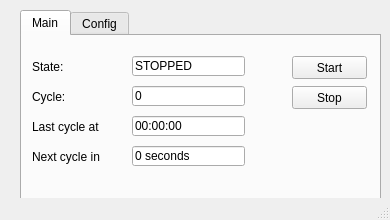
<?xml version="1.0" encoding="UTF-8"?>
<ui version="4.0">
 <class>MainWindow</class>
 <widget class="QMainWindow" name="MainWindow">
  <property name="geometry">
   <rect>
    <x>0</x>
    <y>0</y>
    <width>390</width>
    <height>220</height>
   </rect>
  </property>
  <property name="windowTitle">
   <string>Habbo Awake</string>
  </property>
  <property name="animated">
   <bool>true</bool>
  </property>
  <widget class="QWidget" name="centralwidget">
   <widget class="QTabWidget" name="tab_widget">
    <property name="geometry">
     <rect>
      <x>20</x>
      <y>10</y>
      <width>361</width>
      <height>191</height>
     </rect>
    </property>
    <property name="currentIndex">
     <number>0</number>
    </property>
    <property name="usesScrollButtons">
     <bool>true</bool>
    </property>
    <widget class="QWidget" name="main_tab">
     <attribute name="title">
      <string>Main</string>
     </attribute>
     <widget class="QLabel" name="state_label">
      <property name="geometry">
       <rect>
        <x>10</x>
        <y>20</y>
        <width>71</width>
        <height>21</height>
       </rect>
      </property>
      <property name="text">
       <string>State:</string>
      </property>
     </widget>
     <widget class="QLabel" name="cycle_label">
      <property name="geometry">
       <rect>
        <x>10</x>
        <y>50</y>
        <width>71</width>
        <height>21</height>
       </rect>
      </property>
      <property name="text">
       <string>Cycle: </string>
      </property>
     </widget>
     <widget class="QLabel" name="last_label">
      <property name="geometry">
       <rect>
        <x>10</x>
        <y>80</y>
        <width>71</width>
        <height>21</height>
       </rect>
      </property>
      <property name="text">
       <string>Last cycle at</string>
      </property>
     </widget>
     <widget class="QLabel" name="next_label">
      <property name="geometry">
       <rect>
        <x>10</x>
        <y>110</y>
        <width>71</width>
        <height>21</height>
       </rect>
      </property>
      <property name="text">
       <string>Next cycle in</string>
      </property>
     </widget>
     <widget class="QLineEdit" name="next_edit">
      <property name="enabled">
       <bool>true</bool>
      </property>
      <property name="geometry">
       <rect>
        <x>110</x>
        <y>110</y>
        <width>113</width>
        <height>20</height>
       </rect>
      </property>
      <property name="text">
       <string>0 seconds</string>
      </property>
      <property name="readOnly">
       <bool>true</bool>
      </property>
     </widget>
     <widget class="QLineEdit" name="last_edit">
      <property name="enabled">
       <bool>true</bool>
      </property>
      <property name="geometry">
       <rect>
        <x>110</x>
        <y>80</y>
        <width>113</width>
        <height>20</height>
       </rect>
      </property>
      <property name="text">
       <string>00:00:00</string>
      </property>
      <property name="readOnly">
       <bool>true</bool>
      </property>
     </widget>
     <widget class="QLineEdit" name="cycle_edit">
      <property name="enabled">
       <bool>true</bool>
      </property>
      <property name="geometry">
       <rect>
        <x>110</x>
        <y>50</y>
        <width>113</width>
        <height>20</height>
       </rect>
      </property>
      <property name="text">
       <string>0</string>
      </property>
      <property name="readOnly">
       <bool>true</bool>
      </property>
     </widget>
     <widget class="QLineEdit" name="state_edit">
      <property name="enabled">
       <bool>true</bool>
      </property>
      <property name="geometry">
       <rect>
        <x>110</x>
        <y>20</y>
        <width>113</width>
        <height>20</height>
       </rect>
      </property>
      <property name="text">
       <string>STOPPED</string>
      </property>
      <property name="readOnly">
       <bool>true</bool>
      </property>
     </widget>
     <widget class="QPushButton" name="start_button">
      <property name="geometry">
       <rect>
        <x>270</x>
        <y>20</y>
        <width>75</width>
        <height>23</height>
       </rect>
      </property>
      <property name="text">
       <string>Start</string>
      </property>
     </widget>
     <widget class="QPushButton" name="stop_button">
      <property name="geometry">
       <rect>
        <x>270</x>
        <y>50</y>
        <width>75</width>
        <height>23</height>
       </rect>
      </property>
      <property name="text">
       <string>Stop</string>
      </property>
     </widget>
    </widget>
    <widget class="QWidget" name="config_tab">
     <attribute name="title">
      <string>Config</string>
     </attribute>
     <widget class="QSpinBox" name="start_input">
      <property name="geometry">
       <rect>
        <x>180</x>
        <y>20</y>
        <width>71</width>
        <height>21</height>
       </rect>
      </property>
      <property name="maximum">
       <number>999999999</number>
      </property>
      <property name="value">
       <number>5</number>
      </property>
     </widget>
     <widget class="QLabel" name="start_label">
      <property name="geometry">
       <rect>
        <x>10</x>
        <y>20</y>
        <width>151</width>
        <height>21</height>
       </rect>
      </property>
      <property name="text">
       <string>Time to start (seg)</string>
      </property>
     </widget>
     <widget class="QLabel" name="between_label">
      <property name="geometry">
       <rect>
        <x>10</x>
        <y>50</y>
        <width>161</width>
        <height>21</height>
       </rect>
      </property>
      <property name="text">
       <string>Time between cycles (seg)</string>
      </property>
     </widget>
     <widget class="QSpinBox" name="between_input">
      <property name="geometry">
       <rect>
        <x>180</x>
        <y>50</y>
        <width>71</width>
        <height>21</height>
       </rect>
      </property>
      <property name="maximum">
       <number>999999999</number>
      </property>
      <property name="value">
       <number>300</number>
      </property>
     </widget>
     <widget class="QLabel" name="travel_label">
      <property name="geometry">
       <rect>
        <x>10</x>
        <y>80</y>
        <width>161</width>
        <height>21</height>
       </rect>
      </property>
      <property name="text">
       <string>Travel time (seg)</string>
      </property>
     </widget>
     <widget class="QSpinBox" name="travel_input">
      <property name="geometry">
       <rect>
        <x>180</x>
        <y>80</y>
        <width>71</width>
        <height>21</height>
       </rect>
      </property>
      <property name="maximum">
       <number>999999999</number>
      </property>
      <property name="value">
       <number>2</number>
      </property>
     </widget>
     <widget class="QPushButton" name="save_button">
      <property name="geometry">
       <rect>
        <x>270</x>
        <y>20</y>
        <width>75</width>
        <height>23</height>
       </rect>
      </property>
      <property name="text">
       <string>Save</string>
      </property>
     </widget>
     <widget class="QPushButton" name="default_button">
      <property name="geometry">
       <rect>
        <x>270</x>
        <y>50</y>
        <width>75</width>
        <height>23</height>
       </rect>
      </property>
      <property name="text">
       <string>Default</string>
      </property>
     </widget>
     <widget class="QGroupBox" name="assign_box">
      <property name="geometry">
       <rect>
        <x>10</x>
        <y>110</y>
        <width>331</width>
        <height>51</height>
       </rect>
      </property>
      <property name="title">
       <string>Assign</string>
      </property>
      <widget class="QPushButton" name="position1_button">
       <property name="geometry">
        <rect>
         <x>10</x>
         <y>20</y>
         <width>75</width>
         <height>23</height>
        </rect>
       </property>
       <property name="text">
        <string>Position 1</string>
       </property>
      </widget>
      <widget class="QPushButton" name="position2_button">
       <property name="geometry">
        <rect>
         <x>90</x>
         <y>20</y>
         <width>75</width>
         <height>23</height>
        </rect>
       </property>
       <property name="text">
        <string>Position 2</string>
       </property>
      </widget>
      <widget class="QPushButton" name="position3_button">
       <property name="geometry">
        <rect>
         <x>170</x>
         <y>20</y>
         <width>75</width>
         <height>23</height>
        </rect>
       </property>
       <property name="text">
        <string>Position 3</string>
       </property>
      </widget>
      <widget class="QPushButton" name="position4_button">
       <property name="geometry">
        <rect>
         <x>250</x>
         <y>20</y>
         <width>75</width>
         <height>23</height>
        </rect>
       </property>
       <property name="text">
        <string>Position 4</string>
       </property>
      </widget>
     </widget>
    </widget>
   </widget>
  </widget>
  <widget class="QStatusBar" name="statusbar"/>
 </widget>
 <resources/>
 <connections/>
</ui>
